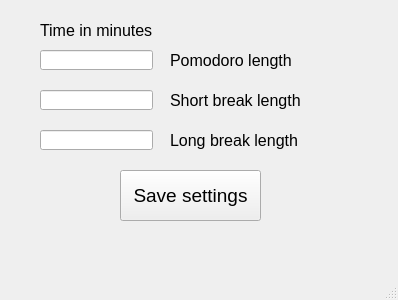
<?xml version="1.0" encoding="UTF-8"?>
<ui version="4.0">
 <class>SettingsWindow</class>
 <widget class="QMainWindow" name="SettingsWindow">
  <property name="geometry">
   <rect>
    <x>0</x>
    <y>0</y>
    <width>398</width>
    <height>300</height>
   </rect>
  </property>
  <property name="windowTitle">
   <string>MainWindow</string>
  </property>
  <widget class="QWidget" name="centralwidget">
   <widget class="QLabel" name="label_3">
    <property name="geometry">
     <rect>
      <x>170</x>
      <y>130</y>
      <width>141</width>
      <height>20</height>
     </rect>
    </property>
    <property name="font">
     <font>
      <pointsize>12</pointsize>
     </font>
    </property>
    <property name="text">
     <string>Long break length</string>
    </property>
   </widget>
   <widget class="QLineEdit" name="pomodoro_length">
    <property name="geometry">
     <rect>
      <x>40</x>
      <y>50</y>
      <width>113</width>
      <height>20</height>
     </rect>
    </property>
   </widget>
   <widget class="QLineEdit" name="long_break_length">
    <property name="geometry">
     <rect>
      <x>40</x>
      <y>130</y>
      <width>113</width>
      <height>20</height>
     </rect>
    </property>
   </widget>
   <widget class="QLabel" name="label_2">
    <property name="geometry">
     <rect>
      <x>170</x>
      <y>90</y>
      <width>151</width>
      <height>20</height>
     </rect>
    </property>
    <property name="font">
     <font>
      <pointsize>12</pointsize>
     </font>
    </property>
    <property name="text">
     <string>Short break length</string>
    </property>
   </widget>
   <widget class="QPushButton" name="pushButton">
    <property name="geometry">
     <rect>
      <x>120</x>
      <y>170</y>
      <width>141</width>
      <height>51</height>
     </rect>
    </property>
    <property name="font">
     <font>
      <pointsize>14</pointsize>
     </font>
    </property>
    <property name="text">
     <string>Save settings</string>
    </property>
   </widget>
   <widget class="QLineEdit" name="short_break_length">
    <property name="geometry">
     <rect>
      <x>40</x>
      <y>90</y>
      <width>113</width>
      <height>20</height>
     </rect>
    </property>
   </widget>
   <widget class="QLabel" name="label_4">
    <property name="geometry">
     <rect>
      <x>40</x>
      <y>20</y>
      <width>141</width>
      <height>21</height>
     </rect>
    </property>
    <property name="font">
     <font>
      <pointsize>12</pointsize>
     </font>
    </property>
    <property name="text">
     <string>Time in minutes</string>
    </property>
   </widget>
   <widget class="QLabel" name="label">
    <property name="geometry">
     <rect>
      <x>170</x>
      <y>50</y>
      <width>131</width>
      <height>20</height>
     </rect>
    </property>
    <property name="font">
     <font>
      <pointsize>12</pointsize>
     </font>
    </property>
    <property name="text">
     <string>Pomodoro length</string>
    </property>
   </widget>
  </widget>
  <widget class="QMenuBar" name="menubar">
   <property name="geometry">
    <rect>
     <x>0</x>
     <y>0</y>
     <width>398</width>
     <height>21</height>
    </rect>
   </property>
  </widget>
  <widget class="QStatusBar" name="statusbar"/>
 </widget>
 <resources/>
 <connections/>
</ui>
